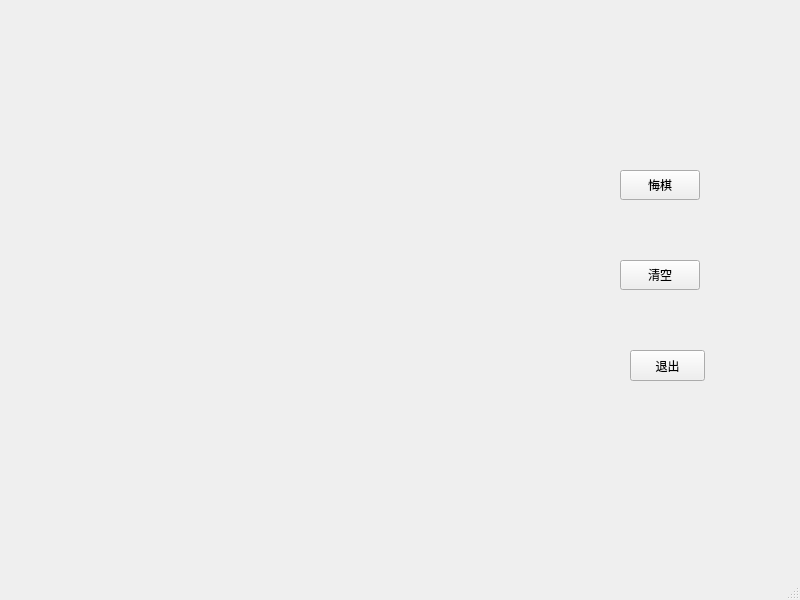
<?xml version="1.0" encoding="UTF-8"?>
<ui version="4.0">
 <class>Chessboard_Local_PVP</class>
 <widget class="QMainWindow" name="Chessboard_Local_PVP">
  <property name="geometry">
   <rect>
    <x>0</x>
    <y>0</y>
    <width>800</width>
    <height>600</height>
   </rect>
  </property>
  <property name="sizePolicy">
   <sizepolicy hsizetype="Preferred" vsizetype="Preferred">
    <horstretch>0</horstretch>
    <verstretch>0</verstretch>
   </sizepolicy>
  </property>
  <property name="windowTitle">
   <string>本地对战</string>
  </property>
  <property name="windowIcon">
   <iconset>
    <normaloff>resources/dialogIcon.ico</normaloff>resources/dialogIcon.ico</iconset>
  </property>
  <widget class="QWidget" name="centralwidget">
   <widget class="QPushButton" name="pushButton">
    <property name="geometry">
     <rect>
      <x>620</x>
      <y>170</y>
      <width>80</width>
      <height>30</height>
     </rect>
    </property>
    <property name="text">
     <string>悔棋</string>
    </property>
   </widget>
   <widget class="QPushButton" name="pushButton_2">
    <property name="geometry">
     <rect>
      <x>620</x>
      <y>260</y>
      <width>80</width>
      <height>30</height>
     </rect>
    </property>
    <property name="text">
     <string>清空</string>
    </property>
   </widget>
   <widget class="QPushButton" name="pushButton_3">
    <property name="geometry">
     <rect>
      <x>630</x>
      <y>350</y>
      <width>75</width>
      <height>31</height>
     </rect>
    </property>
    <property name="text">
     <string>退出</string>
    </property>
   </widget>
  </widget>
  <widget class="QMenuBar" name="menubar">
   <property name="geometry">
    <rect>
     <x>0</x>
     <y>0</y>
     <width>800</width>
     <height>22</height>
    </rect>
   </property>
  </widget>
  <widget class="QStatusBar" name="statusbar"/>
 </widget>
 <resources/>
 <connections/>
</ui>
